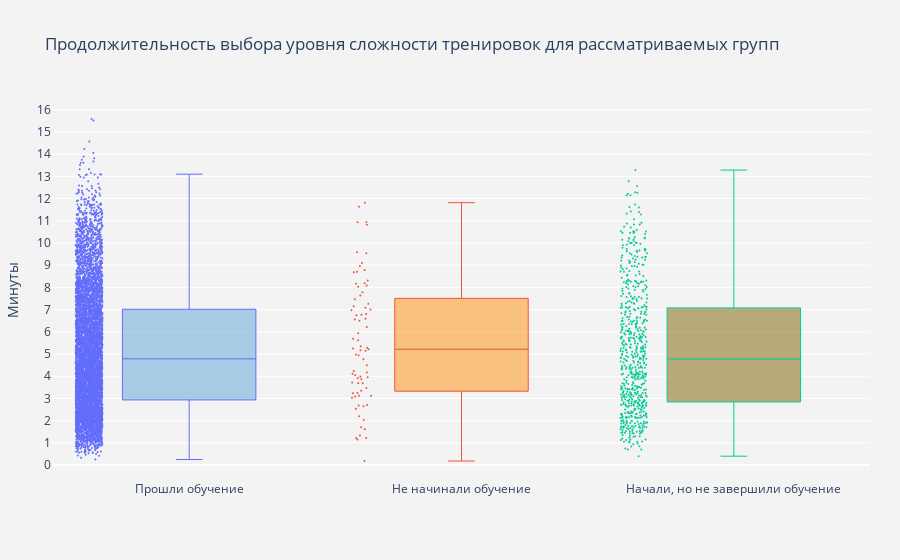

Notebook source saved alongside this figure:
### Markdown cell above
<div class="alert alert-block alert-success">
<b>Вывод:</b> Медианное время регистрации из всех групп минимально для группы прошедшей обучение: <b>3,27 часа</b> и максимально для группы не начинавшей обучение - почти <b>5 часов</b>, для группы начавшей, но не завершившей обучение оно составляет <b>4,1 час</b>. В среднем можно сказать, что половина всех пользователей в группе прошедшей обучение проходят его от 1,4 до 6,6 часов, в группе не начинавшей обучение - от 2,5 до 6,9 часов. Также в данном графике обращает внимание большое количество outliers - тех пользователей, которые аномально долго проходили этап регистрации, для групп прошедшей обучение и не завершившей обучение.
</div>

### Code cell
y_data=[users_time_df1['level_choice_duration'], users_time_df2['level_choice_duration'], \
        users_time_df3['level_choice_duration']]

colors = ['rgba(93, 164, 214, 0.5)', 'rgba(255, 144, 14, 0.5)','rgba(127, 96, 0, 0.5)']
fig = go.Figure()

for xd, yd, cls in zip(x_data, y_data, colors):
        fig.add_trace(go.Box(
            y=yd,
            name=xd,
            boxpoints='all',
            jitter=0.2,
            whiskerwidth=0.2,
            fillcolor=cls,
            marker_size=2,
            line_width=1))
fig.update_layout(
    title='Продолжительность выбора уровня сложности тренировок для рассматриваемых групп',
    yaxis=dict(
        title='Минуты',
        autorange=True,
        showgrid=True,
        zeroline=True,
        dtick=1,
        gridcolor='rgb(255, 255, 255)',
        gridwidth=1,
        zerolinecolor='rgb(255, 255, 255)',
        zerolinewidth=2,),
    margin=dict(
        l=40,
        r=30,
        b=80,
        t=100,),
    paper_bgcolor='rgb(243, 243, 243)',
    plot_bgcolor='rgb(243, 243, 243)',
    showlegend=False)
fig.show()

### Figure 1 — Plotly figure (JSON) as saved in the notebook; plotly's stock layout.template omitted (floating-point values rounded to 4 significant figures; data arrays with more than 128 entries replaced by an {"elided": "..."} marker saying what was removed)
{"data": [{"boxpoints": "all", "fillcolor": "rgba(93, 164, 214, 0.5)", "jitter": 0.2, "line": {"width": 1}, "marker": {"size": 2}, "name": "Прошли обучение", "type": "box", "whiskerwidth": 0.2, "y": {"elided": "12531 float values"}}, {"boxpoints": "all", "fillcolor": "rgba(255, 144, 14, 0.5)", "jitter": 0.2, "line": {"width": 1}, "marker": {"size": 2}, "name": "Не начинали обучение", "type": "box", "whiskerwidth": 0.2, "y": {"elided": "9909 float values"}}, {"boxpoints": "all", "fillcolor": "rgba(127, 96, 0, 0.5)", "jitter": 0.2, "line": {"width": 1}, "marker": {"size": 2}, "name": "Начали, но не завершили обучение", "type": "box", "whiskerwidth": 0.2, "y": {"elided": "2020 float values"}}], "layout": {"margin": {"b": 80, "l": 40, "r": 30, "t": 100}, "paper_bgcolor": "rgb(243, 243, 243)", "plot_bgcolor": "rgb(243, 243, 243)", "showlegend": false, "title": {"text": "Продолжительность выбора уровня сложности тренировок для рассматриваемых групп"}, "yaxis": {"autorange": true, "dtick": 1, "gridcolor": "rgb(255, 255, 255)", "gridwidth": 1, "showgrid": true, "title": {"text": "Минуты"}, "zeroline": true, "zerolinecolor": "rgb(255, 255, 255)", "zerolinewidth": 2}}}
